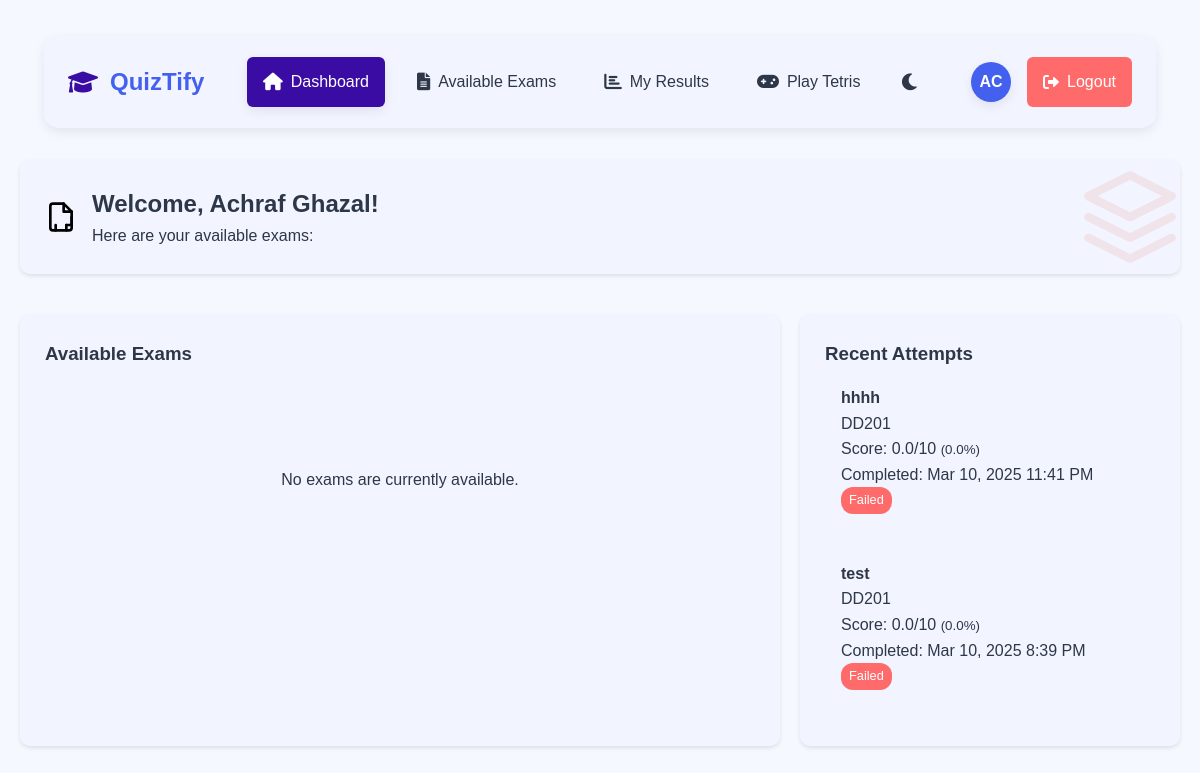
Page /student/dashboard.php (signed in) on the earlier database version.
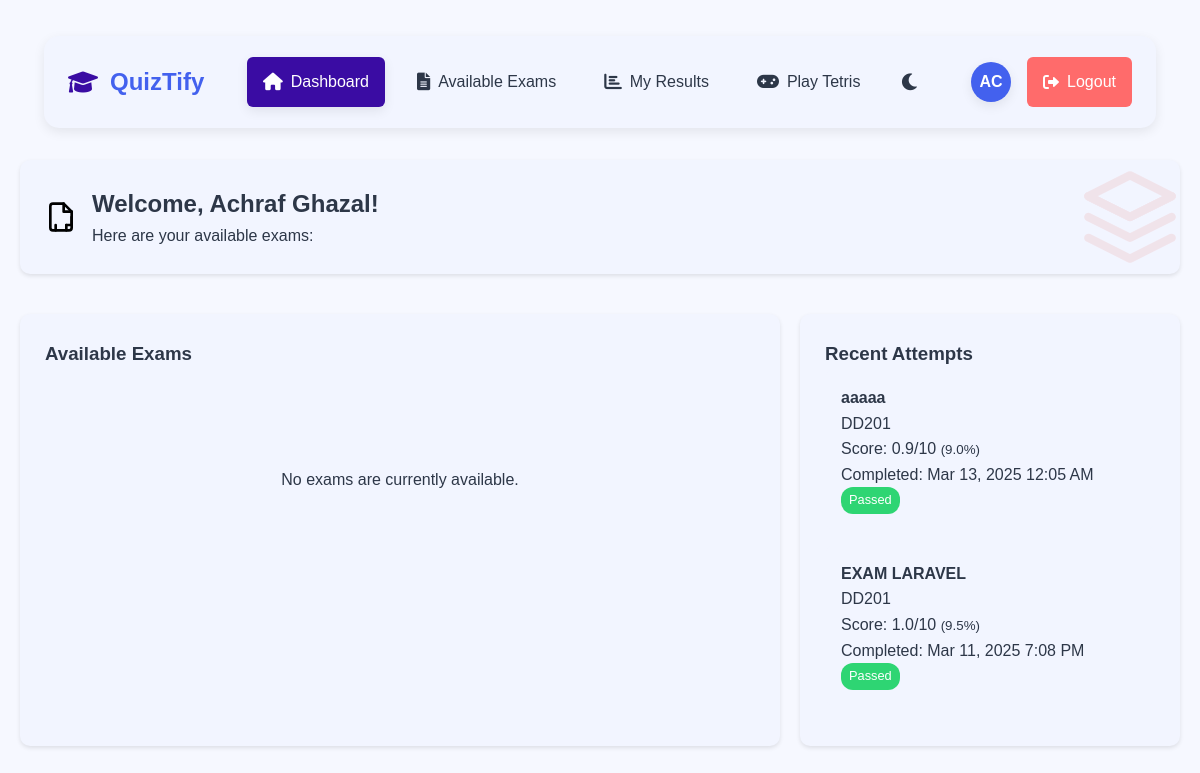
Same page on the later database version.
### tables this page shows
CREATE TABLE `exam_attempts` (
  `id` int(11) NOT NULL,
  `exam_id` int(11) NOT NULL,
  `student_id` int(11) NOT NULL,
  `start_time` datetime NOT NULL,
  `end_time` datetime DEFAULT NULL,
  `is_completed` tinyint(1) DEFAULT 0,
  `score` decimal(5,2) DEFAULT NULL,
  `graded_by` int(11) DEFAULT NULL,
  `created_at` timestamp NOT NULL DEFAULT current_timestamp(),
  `published` tinyint(1) NOT NULL DEFAULT 0,
  `teacher_feedback` text DEFAULT NULL,
  `graded_at` timestamp NULL DEFAULT NULL,
  `violations` int(11) DEFAULT 0
);

CREATE TABLE `exams` (
  `id` int(11) NOT NULL,
  `title` varchar(255) NOT NULL,
  `description` text DEFAULT NULL,
  `is_published` tinyint(1) NOT NULL DEFAULT 0,
  `start_date` datetime NOT NULL,
  `end_date` datetime NOT NULL,
  `created_by` int(11) NOT NULL,
  `created_at` timestamp NOT NULL DEFAULT current_timestamp(),
  `total_points` enum('10','20','40','100') NOT NULL DEFAULT '10',
  `attempts_allowed` int(11) NOT NULL DEFAULT 1,
  `passing_score` int(11) NOT NULL DEFAULT 60,
  `has_timer` tinyint(1) DEFAULT 0,
  `duration_minutes` int(11) DEFAULT NULL
);

CREATE TABLE `classrooms` (
  `id` int(11) NOT NULL,
  `teacher_id` int(11) NOT NULL,
  `name` varchar(100) NOT NULL,
  `department` varchar(100) NOT NULL,
  `description` text DEFAULT NULL,
  `created_at` timestamp NOT NULL DEFAULT current_timestamp()
);

### student/dashboard.php (the view, shortened to what this page needs)
<?php
try {
    $conn = getDBConnection();
    $student_id = $_SESSION['user_id'];
    $stmt = $conn->prepare("
        SELECT
            e.id,
            e.title,
            e.description,
            e.start_date,
            e.end_date,
            e.total_points,
            e.attempts_allowed,
            c.name as classroom_name,
            c.department,
            u.full_name as teacher_name,
            (SELECT COUNT(*) FROM exam_attempts ea WHERE ea.exam_id = e.id AND ea.student_id = ?) as attempts_taken,
            (SELECT COUNT(*) FROM questions eq WHERE eq.exam_id = e.id) as question_count
        FROM exams e
        JOIN exam_classrooms ec ON e.id = ec.exam_id
        JOIN classrooms c ON ec.classroom_id = c.id
        JOIN users u ON e.created_by = u.id
        JOIN classroom_students cs ON c.id = cs.classroom_id
        WHERE cs.student_id = ?
        AND e.is_published = 1
        AND e.end_date >= NOW()
        ORDER BY e.start_date ASC
    ");
    $stmt->execute([$student_id, $student_id]);
    $availableExams = $stmt->fetchAll(PDO::FETCH_ASSOC);
    $stmt = $conn->prepare("
        SELECT
            ea.id as attempt_id,
            ea.start_time,
            ea.end_time,
            ea.score,
            e.title,
            e.total_points,
            c.name as classroom_name
        FROM exam_attempts ea
        JOIN exams e ON ea.exam_id = e.id
        JOIN exam_classrooms ec ON e.id = ec.exam_id
        JOIN classrooms c ON ec.classroom_id = c.id
        WHERE ea.student_id = ?
        AND ea.is_completed = 1
        ORDER BY ea.end_time DESC
        LIMIT 5
    ");
    $stmt->execute([$student_id]);
    $recentAttempts = $stmt->fetchAll(PDO::FETCH_ASSOC);
} catch (Exception $e) {
    error_log("Error in dashboard.php: " . $e->getMessage());
    $availableExams = [];
    $recentAttempts = [];
}
?>
<!DOCTYPE html>
<html lang="en">
<head>
    <link href='https://unpkg.com/boxicons@2.1.4/css/boxicons.min.css' rel='stylesheet'>
</head>
<body>
    <div class="container">
        <?php include '../includes/student-nav.php'; ?>
        <div class="content">
            <div class="welcome-section">
                <img alt="Exam Document">
                <div>
                    <h2>Welcome, <?php echo htmlspecialchars($_SESSION['full_name']); ?>!</h2>
                    <p>Here are your available exams:</p>
                </div>
            </div>
            <div class="exam-list">
                <h3>Available Exams</h3>
                <?php if (empty($availableExams)): ?>
                    <div class="empty-state">
                        <i class='bx bx-book-open'></i>
                        <p>No exams are currently available.</p>
                    </div>
                <?php endif; ?>
            </div>
            <div class="recent-attempts">
                <h3>Recent Attempts</h3>
                <?php if (!empty($recentAttempts)): ?>
                    <?php foreach ($recentAttempts as $attempt): ?>
                        <div class="attempt-card">
                            <h4><?php echo htmlspecialchars($attempt['title']); ?></h4>
                            <p class="classroom-name"><?php echo htmlspecialchars($attempt['classroom_name']); ?></p>
                            <p>
                                Score:
                                <?= number_format(($attempt['score'] / 100) * $attempt['total_points'], 1) ?>/<?= $attempt['total_points'] ?>
                                <small class="percentage">(<?= number_format($attempt['score'], 1) ?>%)</small>
                            </p>
                            <p>Completed: <?php echo date('M j, Y g:i A', strtotime($attempt['end_time'])); ?></p>
                            <span class="badge <?php echo ($attempt['score'] >= ($attempt['total_points'] * 0.5)) ? 'badge-success' : 'badge-danger'; ?>">
                                <?php echo ($attempt['score'] >= ($attempt['total_points'] * 0.5)) ? 'Passed' : 'Failed'; ?>
                            </span>
                        </div>
                    <?php endforeach; ?>
                <?php endif; ?>
            </div>
        </div>
    </div>
</body>
</html>

Differences in the rows shown:
removed exam_attempts: exam.title "hhhh", classrooms.name "DD201", ($attempt['score']/100)*$attempt['total_points'] "0.0", exam.total_points "10", score "0.0", end_time "Mar 10, 2025 11:41 PM", shows "Failed"
removed exam_attempts: exam.title "test", classrooms.name "DD201", ($attempt['score']/100)*$attempt['total_points'] "0.0", exam.total_points "10", score "0.0", end_time "Mar 10, 2025 8:39 PM", shows "Failed"
added exam_attempts: exam.title "aaaaa", classrooms.name "DD201", ($attempt['score']/100)*$attempt['total_points'] "0.9", exam.total_points "10", score "9.0", end_time "Mar 13, 2025 12:05 AM", shows "Passed"
added exam_attempts: exam.title "EXAM LARAVEL", classrooms.name "DD201", ($attempt['score']/100)*$attempt['total_points'] "1.0", exam.total_points "10", score "9.5", end_time "Mar 11, 2025 7:08 PM", shows "Passed"
